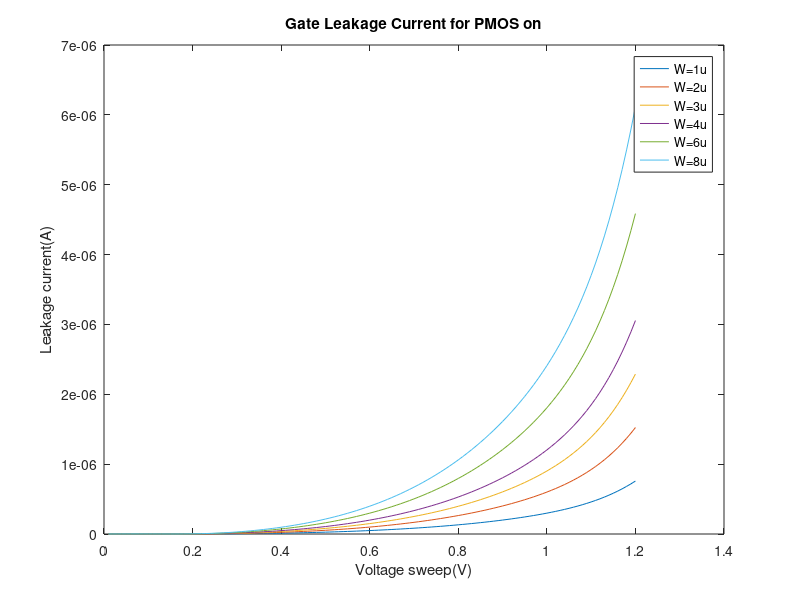

This chart was generated by the following MATLAB code:
x = [ 1.00000000e-02 2.00000000e-02 3.00000000e-02 4.00000000e-02 5.00000000e-02 6.00000000e-02 7.00000000e-02 8.00000000e-02 9.00000000e-02 1.00000000e-01 1.10000000e-01 1.20000000e-01 1.30000000e-01 1.40000000e-01 1.50000000e-01 1.60000000e-01 1.70000000e-01 1.80000000e-01 1.90000000e-01 2.00000000e-01 2.10000000e-01 2.20000000e-01 2.30000000e-01 2.40000000e-01 2.50000000e-01 2.60000000e-01 2.70000000e-01 2.80000000e-01 2.90000000e-01 3.00000000e-01 3.10000000e-01 3.20000000e-01 3.30000000e-01 3.40000000e-01 3.50000000e-01 3.60000000e-01 3.70000000e-01 3.80000000e-01 3.90000000e-01 4.00000000e-01 4.10000000e-01 4.20000000e-01 4.30000000e-01 4.40000000e-01 4.50000000e-01 4.60000000e-01 4.70000000e-01 4.80000000e-01 4.90000000e-01 5.00000000e-01 5.10000000e-01 5.20000000e-01 5.30000000e-01 5.40000000e-01 5.50000000e-01 5.60000000e-01 5.70000000e-01 5.80000000e-01 5.90000000e-01 6.00000000e-01 6.10000000e-01 6.20000000e-01 6.30000000e-01 6.40000000e-01 6.50000000e-01 6.60000000e-01 6.70000000e-01 6.80000000e-01 6.90000000e-01 7.00000000e-01 7.10000000e-01 7.20000000e-01 7.30000000e-01 7.40000000e-01 7.50000000e-01 7.60000000e-01 7.70000000e-01 7.80000000e-01 7.90000000e-01 8.00000000e-01 8.10000000e-01 8.20000000e-01 8.30000000e-01 8.40000000e-01 8.50000000e-01 8.60000000e-01 8.70000000e-01 8.80000000e-01 8.90000000e-01 9.00000000e-01 9.10000000e-01 9.20000000e-01 9.30000000e-01 9.40000000e-01 9.50000000e-01 9.60000000e-01 9.70000000e-01 9.80000000e-01 9.90000000e-01 1.00000000e+00 1.01000000e+00 1.02000000e+00 1.03000000e+00 1.04000000e+00 1.05000000e+00 1.06000000e+00 1.07000000e+00 1.08000000e+00 1.09000000e+00 1.10000000e+00 1.11000000e+00 1.12000000e+00 1.13000000e+00 1.14000000e+00 1.15000000e+00 1.16000000e+00 1.17000000e+00 1.18000000e+00 1.19000000e+00 1.20000000e+00];
I1 = [  4.18619190e-11 7.71594239e-11 1.06139893e-10 1.29047579e-10 1.46125460e-10 1.57618056e-10 1.63775801e-10 1.64861884e-10 1.61163202e-10 1.53008315e-10 1.40798281e-10 1.25063964e-10 1.06589227e-10 8.67506064e-11 6.88694097e-11 6.49099421e-11 9.67549035e-11 1.57243354e-10 2.38676059e-10 3.42867210e-10 4.74544089e-10 6.39515584e-10 8.43724901e-10 1.09238845e-09 1.38933245e-09 1.73674636e-09 2.13539518e-09 2.58511710e-09 3.08536171e-09 3.63560170e-09 4.23557052e-09 4.88535601e-09 5.58540373e-09 6.33647623e-09 7.13959815e-09 7.99600291e-09 8.90708761e-09 9.87437771e-09 1.08995008e-08 1.19841679e-08 1.31301608e-08 1.43393232e-08 1.56135558e-08 1.69548135e-08 1.83651034e-08 1.98464849e-08 2.14010697e-08 2.30310233e-08 2.47385654e-08 2.65259715e-08 2.83955748e-08 3.03497670e-08 3.23910005e-08 3.45217899e-08 3.67447139e-08 3.90624167e-08 4.14776107e-08 4.39930776e-08 4.66116718e-08 4.93363216e-08 5.21700328e-08 5.51158910e-08 5.81770652e-08 6.13568112e-08 6.46584758e-08 6.80855013e-08 7.16414307e-08 7.53299139e-08 7.91547140e-08 8.31197161e-08 8.72289353e-08 9.14865280e-08 9.58968038e-08 1.00464239e-07 1.05193496e-07 1.10089437e-07 1.15157151e-07 1.20401980e-07 1.25829546e-07 1.31445791e-07 1.37257014e-07 1.43269923e-07 1.49491692e-07 1.55930022e-07 1.62593226e-07 1.69490309e-07 1.76631078e-07 1.84026255e-07 1.91687619e-07 1.99628161e-07 2.07862260e-07 2.16405890e-07 2.25276847e-07 2.34495008e-07 2.44082614e-07 2.54064587e-07 2.64468874e-07 2.75326817e-07 2.86673544e-07 2.98548387e-07 3.10995295e-07 3.24063263e-07 3.37806739e-07 3.52286005e-07 3.67567528e-07 3.83724233e-07 4.00835723e-07 4.18988398e-07 4.38275484e-07 4.58796958e-07 4.80659374e-07 5.03975606e-07 5.28864511e-07 5.55450552e-07 5.83863402e-07 6.14237565e-07 6.46712044e-07 6.81430090e-07 7.18539046e-07 7.58190319e-07];
I2 = [  8.41466843e-11 1.55098234e-10 2.13351904e-10 2.59398667e-10 2.93726932e-10 3.16828213e-10 3.29205902e-10 3.31389041e-10 3.23954316e-10 3.07562170e-10 2.83018768e-10 2.51391203e-10 2.14255114e-10 1.74377483e-10 1.38434471e-10 1.30475540e-10 1.94487125e-10 3.16075016e-10 4.79762970e-10 6.89197692e-10 9.53881497e-10 1.28549083e-09 1.69597212e-09 2.19581089e-09 2.79269821e-09 3.49103510e-09 4.29235927e-09 5.19634550e-09 6.20188737e-09 7.30792496e-09 8.51392245e-09 9.82005640e-09 1.12272224e-08 1.27369533e-08 1.43513087e-08 1.60727678e-08 1.79041391e-08 1.98484887e-08 2.19090883e-08 2.40893773e-08 2.63929370e-08 2.88234736e-08 3.13848079e-08 3.40808690e-08 3.69156915e-08 3.98934150e-08 4.30182844e-08 4.62946522e-08 4.97269804e-08 5.33198431e-08 5.70779298e-08 6.10060483e-08 6.51091283e-08 6.93922242e-08 7.38605192e-08 7.85193288e-08 8.33741046e-08 8.84304387e-08 9.36940681e-08 9.91708793e-08 1.04866914e-07 1.10788375e-07 1.16941631e-07 1.23333228e-07 1.29969892e-07 1.36858543e-07 1.44006303e-07 1.51420508e-07 1.59108722e-07 1.67078755e-07 1.75338677e-07 1.83896843e-07 1.92761915e-07 2.01942893e-07 2.11449144e-07 2.21290445e-07 2.31477027e-07 2.42019624e-07 2.52929538e-07 2.64218712e-07 2.75899808e-07 2.87986310e-07 3.00492637e-07 3.13434272e-07 3.26827919e-07 3.40691682e-07 3.55045272e-07 3.69910243e-07 3.85310271e-07 4.01271466e-07 4.17822732e-07 4.34996177e-07 4.52827574e-07 4.71356873e-07 4.90628781e-07 5.10693392e-07 5.31606881e-07 5.53432243e-07 5.76240092e-07 6.00109479e-07 6.25128748e-07 6.51396376e-07 6.79021804e-07 7.08126204e-07 7.38843166e-07 7.71319277e-07 8.05714533e-07 8.42202598e-07 8.80970853e-07 9.22220247e-07 9.66164952e-07 1.01303184e-06 1.06305979e-06 1.11649898e-06 1.17361004e-06 1.23466329e-06 1.29993813e-06 1.36972245e-06 1.44431240e-06 1.52401227e-06];
I3 = [  1.26431447e-10 2.33037040e-10 3.20563910e-10 3.89749751e-10 4.41328402e-10 4.76038367e-10 4.94636003e-10 4.97916197e-10 4.86745431e-10 4.62116027e-10 4.25239259e-10 3.77718444e-10 3.21921004e-10 2.62004362e-10 2.07999533e-10 1.96041136e-10 2.92219340e-10 4.74906660e-10 7.20849845e-10 1.03552811e-09 1.43321879e-09 1.93146588e-09 2.54821903e-09 3.29923284e-09 4.19606323e-09 5.24532278e-09 6.44932189e-09 7.80757190e-09 9.31841041e-09 1.09802448e-08 1.27922701e-08 1.47547514e-08 1.68690345e-08 1.91374224e-08 2.15630096e-08 2.41495213e-08 2.69011769e-08 2.98225837e-08 3.29186571e-08 3.61945649e-08 3.96556880e-08 4.33075951e-08 4.71560268e-08 5.12068866e-08 5.54662365e-08 5.99402961e-08 6.46354438e-08 6.95582188e-08 7.47153252e-08 8.01136358e-08 8.57601966e-08 9.16622312e-08 9.78271464e-08 1.04262536e-07 1.10976189e-07 1.17976091e-07 1.25270432e-07 1.32867616e-07 1.40776262e-07 1.49005214e-07 1.57563550e-07 1.66460589e-07 1.75705902e-07 1.85309322e-07 1.95280955e-07 2.05631199e-07 2.16370754e-07 2.27510642e-07 2.39062229e-07 2.51037248e-07 2.63447825e-07 2.76306513e-07 2.89626327e-07 3.03420787e-07 3.17703970e-07 3.32490563e-07 3.47795938e-07 3.63636224e-07 3.80028401e-07 3.96990412e-07 4.14541284e-07 4.32701274e-07 4.51492045e-07 4.70936862e-07 4.91060821e-07 5.11891123e-07 5.33457382e-07 5.55791982e-07 5.78930494e-07 6.02912148e-07 6.27780372e-07 6.53583405e-07 6.80374991e-07 7.08215156e-07 7.37171068e-07 7.67317990e-07 7.98740319e-07 8.31532703e-07 8.65801230e-07 9.01664670e-07 9.39255749e-07 9.78722423e-07 1.02022911e-06 1.06395787e-06 1.11010939e-06 1.15890391e-06 1.21058181e-06 1.26540399e-06 1.32365195e-06 1.38562761e-06 1.45165272e-06 1.52206810e-06 1.59723266e-06 1.67752221e-06 1.76332828e-06 1.85505700e-06 1.95312806e-06 2.05797396e-06 2.17003956e-06 2.28978195e-06];
I4 = [  1.68716206e-10 3.10975840e-10 4.27775910e-10 5.20100829e-10 5.88929866e-10 6.35248518e-10 6.60066102e-10 6.64443354e-10 6.49536549e-10 6.16669889e-10 5.67459755e-10 5.04045692e-10 4.29586900e-10 3.49631246e-10 2.77564598e-10 2.61606730e-10 3.89951542e-10 6.33738276e-10 9.61936667e-10 1.38185843e-09 1.91255591e-09 2.57744065e-09 3.40046548e-09 4.40265407e-09 5.59942717e-09 6.99960888e-09 8.60628230e-09 1.04187953e-08 1.24349295e-08 1.46525596e-08 1.70706112e-08 1.96894384e-08 2.25108367e-08 2.55378794e-08 2.87746960e-08 3.22262575e-08 3.58981944e-08 3.97966546e-08 4.39281979e-08 4.82997200e-08 5.29184014e-08 5.77916732e-08 6.29271959e-08 6.83328472e-08 7.40167167e-08 7.99871038e-08 8.62525200e-08 9.28216915e-08 9.97035645e-08 1.06907310e-07 1.14442331e-07 1.22318266e-07 1.30545000e-07 1.39132665e-07 1.48091655e-07 1.57432627e-07 1.67166511e-07 1.77304519e-07 1.87858152e-07 1.98839215e-07 2.10259819e-07 2.22132400e-07 2.34469730e-07 2.47284930e-07 2.60591487e-07 2.74403275e-07 2.88734571e-07 3.03600086e-07 3.19014984e-07 3.34994923e-07 3.51556084e-07 3.68715216e-07 3.86489689e-07 4.04897542e-07 4.23957560e-07 4.43689343e-07 4.64113401e-07 4.85251256e-07 5.07125569e-07 5.29760280e-07 5.53180780e-07 5.77414099e-07 6.02489145e-07 6.28436960e-07 6.55291033e-07 6.83087661e-07 7.11866359e-07 7.41670340e-07 7.72547069e-07 8.04548892e-07 8.37733757e-07 8.72166034e-07 9.07917437e-07 9.45068060e-07 9.83707528e-07 1.02393627e-06 1.06586690e-06 1.10962570e-06 1.15535424e-06 1.20321100e-06 1.25337306e-06 1.30603786e-06 1.36142478e-06 1.41977672e-06 1.48136150e-06 1.54647294e-06 1.61543179e-06 1.68858617e-06 1.76631168e-06 1.84901113e-06 1.93711382e-06 2.03107451e-06 2.13137202e-06 2.23850776e-06 2.35300413e-06 2.47540294e-06 2.60626412e-06 2.74616467e-06 2.89569804e-06 3.05547403e-06];
I6 = [  2.53285706e-10 4.66853413e-10 6.42199880e-10 7.80802957e-10 8.84132772e-10 9.53668806e-10 9.90926294e-10 9.97497671e-10 9.75118794e-10 9.25777628e-10 8.51900767e-10 7.56700209e-10 6.44918713e-10 5.24885031e-10 4.16694739e-10 3.92737910e-10 5.85415898e-10 9.51401391e-10 1.44411008e-09 2.07451864e-09 2.87122942e-09 3.86938893e-09 5.10495636e-09 6.60949338e-09 8.40615030e-09 1.05081742e-08 1.29201935e-08 1.56412291e-08 1.86679505e-08 2.19971670e-08 2.56272656e-08 2.95587775e-08 3.37943983e-08 3.83387414e-08 4.31980062e-08 4.83796551e-08 5.38921407e-08 5.97446925e-08 6.59471577e-08 7.25098886e-08 7.94436645e-08 8.67596409e-08 9.44693179e-08 1.02584522e-07 1.11117396e-07 1.20080400e-07 1.29486312e-07 1.39348230e-07 1.49679586e-07 1.60494146e-07 1.71806025e-07 1.83629694e-07 1.95979991e-07 2.08872128e-07 2.22321705e-07 2.36344721e-07 2.50957585e-07 2.66177127e-07 2.82020615e-07 2.98505764e-07 3.15650760e-07 3.33474270e-07 3.51995465e-07 3.71234042e-07 3.91210249e-07 4.11944910e-07 4.33459460e-07 4.55775978e-07 4.78917231e-07 5.02906721e-07 5.27768738e-07 5.53528426e-07 5.80211856e-07 6.07846110e-07 6.36459383e-07 6.66081098e-07 6.96742041e-07 7.28474520e-07 7.61312550e-07 7.95292068e-07 8.30451183e-07 8.66830474e-07 9.04473329e-07 9.43426345e-07 9.83739791e-07 1.02546815e-06 1.06867073e-06 1.11341239e-06 1.15976439e-06 1.20780529e-06 1.25762207e-06 1.30931135e-06 1.36298077e-06 1.41875053e-06 1.47675517e-06 1.53714542e-06 1.60009030e-06 1.66577935e-06 1.73442504e-06 1.80626522e-06 1.88156569e-06 1.96062274e-06 2.04376563e-06 2.13135891e-06 2.22380449e-06 2.32154336e-06 2.42505683e-06 2.53486734e-06 2.65153855e-06 2.77567492e-06 2.90792065e-06 3.04895812e-06 3.19950583e-06 3.36031611e-06 3.53217274e-06 3.71588864e-06 3.91230383e-06 4.12228390e-06 4.34671910e-06 4.58652409e-06];
I8 = [  3.37855175e-10 6.22730939e-10 8.56623796e-10 1.04150503e-09 1.17933564e-09 1.27208907e-09 1.32178647e-09 1.33055199e-09 1.30070106e-09 1.23488540e-09 1.13634182e-09 1.00935477e-09 8.60250567e-10 7.00138849e-10 5.55824899e-10 5.23869076e-10 7.80880161e-10 1.26906429e-09 1.92628306e-09 2.76717807e-09 3.82990156e-09 5.16133492e-09 6.80944351e-09 8.81632687e-09 1.12128647e-08 1.40167269e-08 1.72340870e-08 2.08636389e-08 2.49009398e-08 2.93417335e-08 3.41838681e-08 3.94280521e-08 4.50778806e-08 5.11395072e-08 5.76212006e-08 6.45329145e-08 7.18859235e-08 7.96925380e-08 8.79658928e-08 9.67197959e-08 1.05968625e-07 1.15727261e-07 1.26011041e-07 1.36835740e-07 1.48217556e-07 1.60173108e-07 1.72719437e-07 1.85874017e-07 1.99654761e-07 2.14080033e-07 2.29168658e-07 2.44939937e-07 2.61413661e-07 2.78610121e-07 2.96550123e-07 3.15255008e-07 3.34746660e-07 3.55047528e-07 3.76180642e-07 3.98169633e-07 4.21038754e-07 4.44812903e-07 4.69517650e-07 4.95179267e-07 5.21824758e-07 5.49481898e-07 5.78179274e-07 6.07946337e-07 6.38813450e-07 6.70811957e-07 7.03974257e-07 7.38333883e-07 7.73925607e-07 8.10785547e-07 8.48951308e-07 8.88462130e-07 9.29359072e-07 9.71685223e-07 1.01548595e-06 1.06080917e-06 1.10770572e-06 1.15622971e-06 1.20643901e-06 1.25839576e-06 1.31216700e-06 1.36782538e-06 1.42545000e-06 1.48512736e-06 1.54695248e-06 1.61103013e-06 1.67747630e-06 1.74641984e-06 1.81800427e-06 1.89238990e-06 1.96975613e-06 2.05030395e-06 2.13425874e-06 2.22187325e-06 2.31343078e-06 2.40924848e-06 2.50968077e-06 2.61512270e-06 2.72601328e-06 2.84283860e-06 2.96613449e-06 3.09648891e-06 3.23454359e-06 3.38099500e-06 3.53659461e-06 3.70214825e-06 3.87851469e-06 4.06660354e-06 4.26737255e-06 4.48182451e-06 4.71100408e-06 4.95599468e-06 5.21791576e-06 5.49792081e-06 5.79719603e-06 6.11696007e-06];

figure;
plot(x, I1);
hold on
plot(x, I2);
plot(x, I3);
plot(x, I4);
plot(x, I6);
plot(x, I8);
hold off
xlabel('Voltage sweep(V)');
ylabel('Leakage current(A)');
title('Gate Leakage Current for PMOS on');
legend('W=1u','W=2u','W=3u','W=4u','W=6u','W=8u');